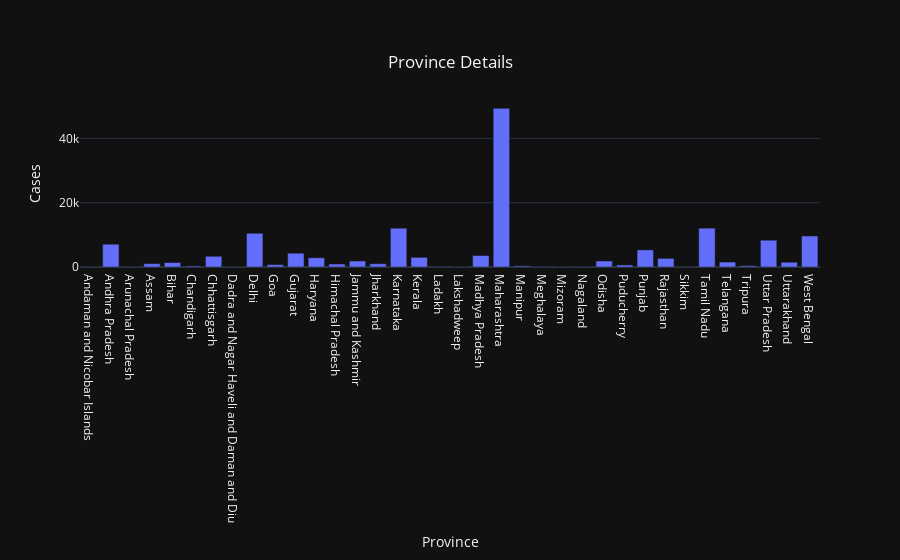

The cell this chart's notebook holds for it:
### Code cell
# bar chart depicting the number of deaths in various provinces in India
plot_province(country_stats, "Deaths")

### Figure 1 — Plotly figure (JSON) as saved in the notebook; plotly's stock layout.template omitted (floating-point values rounded to 4 significant figures)
{"data": [{"type": "bar", "x": ["Andaman and Nicobar Islands", "Andhra Pradesh", "Arunachal Pradesh", "Assam", "Bihar", "Chandigarh", "Chhattisgarh", "Dadra and Nagar Haveli and Daman and Diu", "Delhi", "Goa", "Gujarat", "Haryana", "Himachal Pradesh", "Jammu and Kashmir", "Jharkhand", "Karnataka", "Kerala", "Ladakh", "Lakshadweep", "Madhya Pradesh", "Maharashtra", "Manipur", "Meghalaya", "Mizoram", "Nagaland", "Odisha", "Puducherry", "Punjab", "Rajasthan", "Sikkim", "Tamil Nadu", "Telangana", "Tripura", "Uttar Pradesh", "Uttarakhand", "West Bengal"], "y": [62, 7100, 56, 1040, 1389, 316, 3336, 2, 10502, 735, 4295, 2892, 925, 1879, 1025, 12074, 3014, 127, 0, 3582, 49373, 353, 138, 8, 79, 1868, 633, 5322, 2683, 126, 12092, 1538, 385, 8340, 1495, 9655]}], "layout": {"title": {"text": "Province Details", "x": 0.5, "xanchor": "center", "y": 0.9, "yanchor": "top"}, "xaxis": {"title": {"text": "Province"}}, "yaxis": {"title": {"text": "Cases"}}}}
